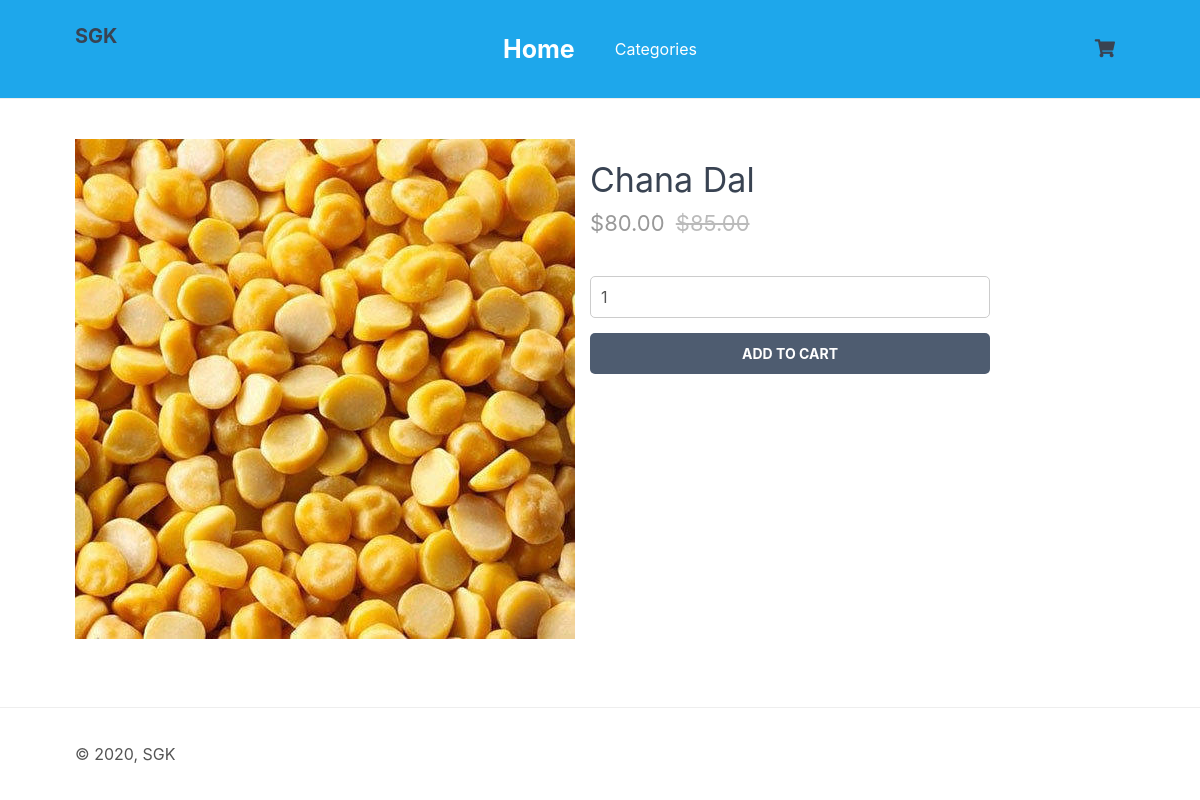
Page /ip/dal/index1.php?page=product&id=9 on the committed database.
### tables this page shows
CREATE TABLE `dal` (
  `id` int(11) NOT NULL,
  `name` varchar(200) NOT NULL,
  `price` decimal(7,2) NOT NULL,
  `rrp` decimal(7,2) NOT NULL DEFAULT '0.00',
  `quantity` int(11) NOT NULL,
  `img` text NOT NULL,
  `date_added` datetime NOT NULL DEFAULT CURRENT_TIMESTAMP
);

### ip/dal/index1.php (called while the page is built, shortened)
<?php
$page = isset($_GET['page']) && file_exists($_GET['page'] . '.php') ? $_GET['page'] : 'home';
include $page . '.php';
?>

### ip/dal/product.php (the view, shortened to what this page needs)
<?php
if (isset($_GET['id'])) {
    $stmt = $pdo->prepare('SELECT * FROM dal WHERE id = ?');
    $stmt->execute([$_GET['id']]);
    $product = $stmt->fetch(PDO::FETCH_ASSOC);
} else {
    exit('Product does not exist!');
}
?>
<?=template_header('Product')?>
<div class="product content-wrapper">
    <img src="imgs/<?=$product['img']?>" width="500" height="500" alt="<?=$product['name']?>">
    <div>
        <h1 class="name"><?=$product['name']?></h1>
        <span class="price">
            &dollar;<?=$product['price']?>
            <?php if ($product['rrp'] > 0): ?>
            <span class="rrp">&dollar;<?=$product['rrp']?></span>
            <?php endif; ?>
        </span>
        <form action="index1.php?page=cart" method="post">
            <input type="number" name="quantity" value="1" min="1" max="<?=$product['quantity']?>" placeholder="Quantity" required>
            <input type="submit" value="Add To Cart">
        </form>
    </div>
</div>
<?=template_footer()?>

### ip/dal/categories.css (style rules this page uses)
* { box-sizing: border-box; font-family: -apple-system, BlinkMacSystemFont, "segoe ui", roboto, oxygen, ubuntu, cantarell, "fira sans", "droid sans", "helvetica neue", Arial, sans-serif; font-size: 16px; -webkit-font-smoothing: antialiased; -moz-osx-font-smoothing: grayscale; }
html { height: 100%; }
body { position: relative; min-height: 100%; color: #555555; background-color: #FFFFFF; margin: 0; padding-bottom: 100px; }
h1, h2, h3, h4, h5 { color: #394352; }
.content-wrapper { width: 1050px; margin: 0 auto; }
main > .product { display: flex; padding: 40px 0; }
main > .product > div { padding-left: 15px; }
main > .product h1 { font-size: 34px; font-weight: normal; margin: 0; padding: 20px 0 10px 0; }
main > .product .price { display: block; font-size: 22px; color: #999999; }
main > .product .rrp { color: #BBBBBB; text-decoration: line-through; font-size: 22px; padding-left: 5px; }
main > .product form { display: flex; flex-flow: column; margin: 40px 0; }
main > .product form input[type="number"] { width: 400px; padding: 10px; margin-bottom: 15px; border: 1px solid #ccc; color: #555555; border-radius: 5px; }
main > .product form input[type="submit"] { background: #4e5c70; border: 0; color: #FFFFFF; width: 400px; padding: 12px 0; text-transform: uppercase; font-size: 14px; font-weight: bold; border-radius: 5px; cursor: pointer; }

### rows in the picture
dal: img (picture), name "Chana Dal", price "80.00", rrp "85.00"
